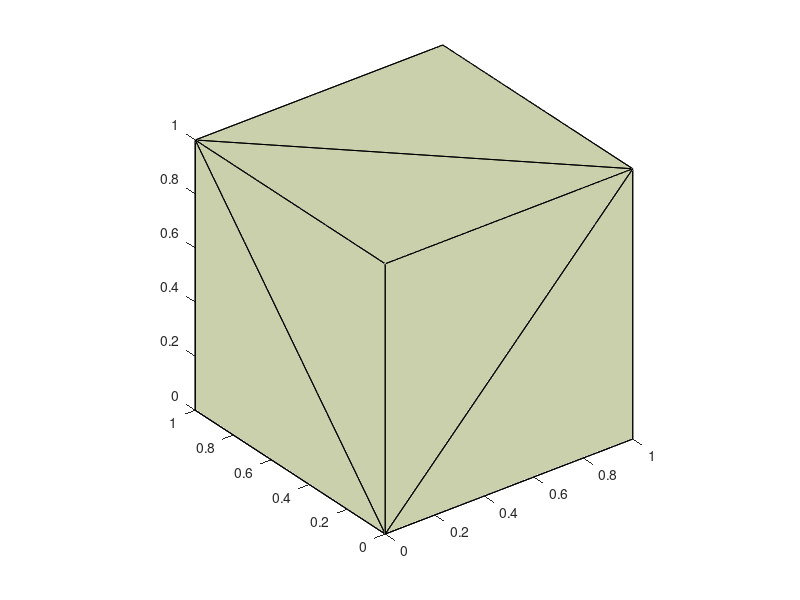

MATLAB code to generate this figure:
clear all
close all

Node = [0 0 0; 
        1 0 0; 
        0 1 0; 
        1 1 0; 
        0 0 1; 
        1 0 1; 
        0 1 1; 
        1 1 1];
Elem = cell(1); Elem{1} = 1:size(Node,1); %Elem{2} = 6:10;
figure
hold on;
for elm = 1:size(Elem,2)    
    X = Node(Elem{elm},:); K = convhulln(X);    
    patch('Faces',K,'Vertices',X,'FaceColor',rand(1,3),'FaceAlpha',1.0);
end
view(3); 
%grid off;
axis equal; 
%cameramenu; 
%axis off;

